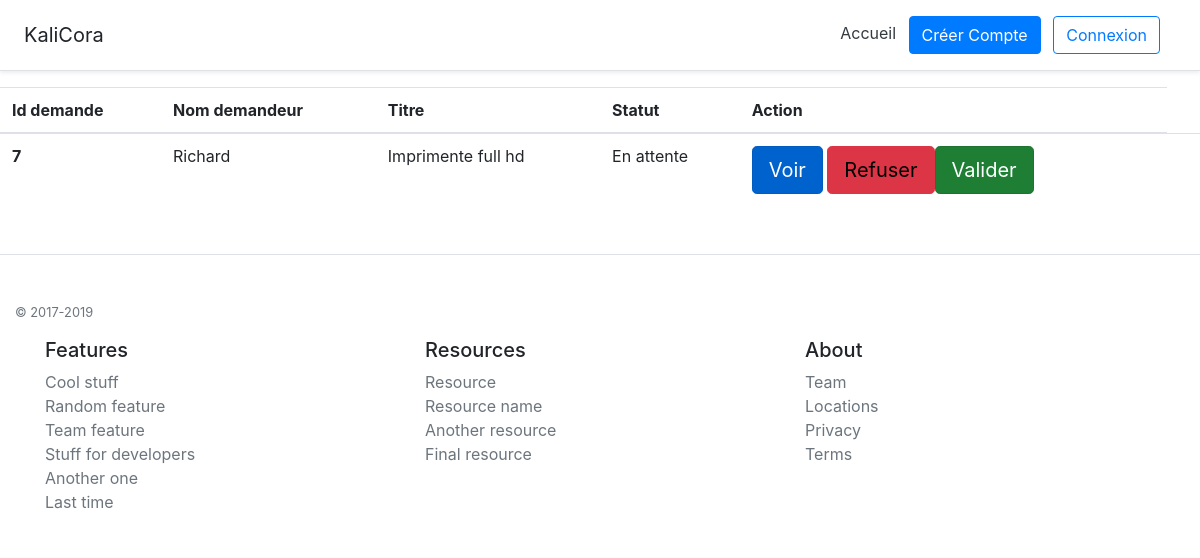
The app's page /admin.php with its own data.
### tables this page shows
CREATE TABLE IF NOT EXISTS `objectd` (
  `id_object` int(5) NOT NULL AUTO_INCREMENT,
  `ref_id_membre` int(5) DEFAULT NULL,
  `titre` varchar(60) DEFAULT NULL,
  `prix` decimal(4,2) NOT NULL,
  `description_object` text,
  `caracteristiques` text,
  `statut_objet` varchar(60) DEFAULT 'attente',
  `photo1` varchar(60) DEFAULT '',
  `photo2` varchar(60) DEFAULT '',
  `photo3` varchar(60) DEFAULT '',
  PRIMARY KEY (`id_object`),
  KEY `ref_id_membre` (`ref_id_membre`)
);

CREATE TABLE IF NOT EXISTS `membre` (
  `id_membre` int(5) NOT NULL AUTO_INCREMENT,
  `nom` varchar(60) DEFAULT NULL,
  `prenom` varchar(60) DEFAULT NULL,
  `email` varchar(60) NOT NULL,
  `mdp` varchar(250) NOT NULL,
  `statut` varchar(10) NOT NULL DEFAULT 'membre',
  PRIMARY KEY (`id_membre`)
);

### admin.php (the view, shortened to what this page needs)
<?php include("header.php") ?>
    <?php
    require("connexionBDD.php");
    $object = $db->query (" SELECT * FROM  Objectd ob, Membre mb WHERE ob.statut_objet = 'attente' and
    mb.id_membre = ob. ref_id_membre ORDER BY id_object");
    ?>
    <section>
  <table class="table table-hover">
  <thead>
    <tr>
      <th scope="col">Id demande</th>
      <th scope="col">Nom demandeur</th>
      <th scope="col">Titre </th>
      <th scope="col">Statut </th>
      <th scope="col"> Action </th>
    </tr>
  </thead>
  <tbody>
  <?php
      while($tobje = $object->fetch())
        {
            ?>
    <tr>
      <th scope="row"><?=$tobje['id_object']?></th>
      <td><?=$tobje['nom']?></td>
      <td><?=$tobje['titre']?></td>
      <td>En <?=$tobje['statut_objet']?> </td>
      <td>
<a href="produit.php?id=<?=$tobje['id_object']?>" class="btn btn-primary btn-lg active" role="button" aria-pressed="true">Voir</a>
<?php
$url = "http://". $_SERVER['HTTP_HOST'] ."/workshop3"."/deleteObject.php?id=".$tobje['id_object']."&membre=".$tobje['ref_id_membre'];
echo "<a onclick='goTo(`$url`)' class='btn btn-lg btn-danger'>Refuser</a>";
?>
<a href="admin.php?id=<?=$tobje['id_object']?> &val=2" class="btn btn-success btn-lg active" role="button" aria-pressed="true">Valider</a>
<td>
    </tr>
    <?php
        }
        ?>
  </tbody>
</table>
    </section>
    <?php include("footer.php") ?>

### header.php (shortened to what this page needs)
<html lang="fr">
  <head>
    <link href="css/bootstrap.css" rel="stylesheet">
  </head>
  <body>
<header class="d-flex flex-column flex-md-row align-items-center p-3 px-md-4 mb-3 bg-white border-bottom shadow-sm">
  <h5 class="my-0 mr-md-auto font-weight-normal">KaliCora</h5>
  <nav class="my-2 my-md-0 mr-md-3">
  <?php
  $statut = null;
  $statut = $_SESSION['statut']; ?>
  <a class="p-2 text-dark" href="accueil.php">Accueil</a>
  <?php if( $statut == 'membre') { ?>
    <a class="p-2 text-dark" href="messageperso.php">Messages</a>
  <a style = "color : white" class="mr-2 btn btn-primary" href="profil.php">Mon compte</a>
  <a class="btn btn-outline-danger" href="deconnexion.php">Deconnexion</a>
  <?php } else if ($statut == 'admin') { ?>
  <a class="p-2 btn btn-primary" href="admin.php">Administration</a>
  <a class="btn btn-outline-danger" href="deconnexion.php">Deconnexion</a>
  <?php } else { ?>
  <a style = "color : white" class="mr-2 btn btn-primary" href="register.php">Créer Compte</a>
  <a class="btn btn-outline-primary" href="login.php">Connexion</a>
  <?php } ?>
  </nav>
</header>

### footer.php
<footer class="container-fluid pt-4 my-md-5 pt-md-5 border-top">
    <div class="row">
        <div class="col-12">
            <small class="d-block mb-3 text-muted">© 2017-2019</small>
        </div>
        <div class="container">
            <div class="row">
            <div class="col-4 col-md">
                <h5>Features</h5>
                <ul class="list-unstyled text-small">
                    <li><a class="text-muted" href="#">Cool stuff</a></li>
                    <li><a class="text-muted" href="#">Random feature</a></li>
                    <li><a class="text-muted" href="#">Team feature</a></li>
                    <li><a class="text-muted" href="#">Stuff for developers</a></li>
                    <li><a class="text-muted" href="#">Another one</a></li>
                    <li><a class="text-muted" href="#">Last time</a></li>
                </ul>
            </div>
            <div class="col-4 col-md">
                <h5>Resources</h5>
                <ul class="list-unstyled text-small">
                    <li><a class="text-muted" href="#">Resource</a></li>
                    <li><a class="text-muted" href="#">Resource name</a></li>
                    <li><a class="text-muted" href="#">Another resource</a></li>
                    <li><a class="text-muted" href="#">Final resource</a></li>
                </ul>
            </div>
            <div class="col-4 col-md">
                <h5>About</h5>
                <ul class="list-unstyled text-small">
                    <li><a class="text-muted" href="#">Team</a></li>
                    <li><a class="text-muted" href="#">Locations</a></li>
                    <li><a class="text-muted" href="#">Privacy</a></li>
                    <li><a class="text-muted" href="#">Terms</a></li>
                </ul>
            </div>
            </div>
        </div>
    </div>
</footer>
</body>
</html>

### records on screen
objectd: id_object "7", membre.nom "Richard", titre "Imprimente full hd", statut_objet "attente"
